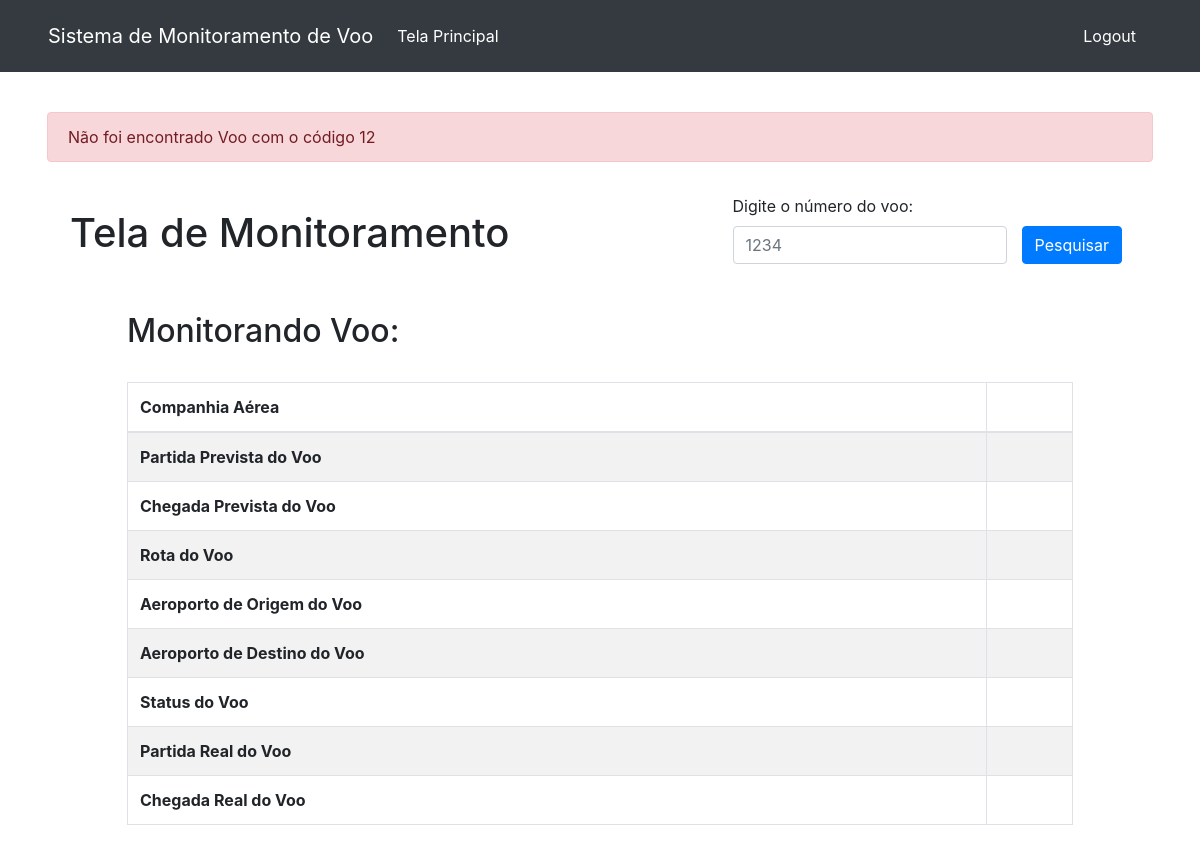
The page /monitoramento/?voo=12 on the database as committed earlier.
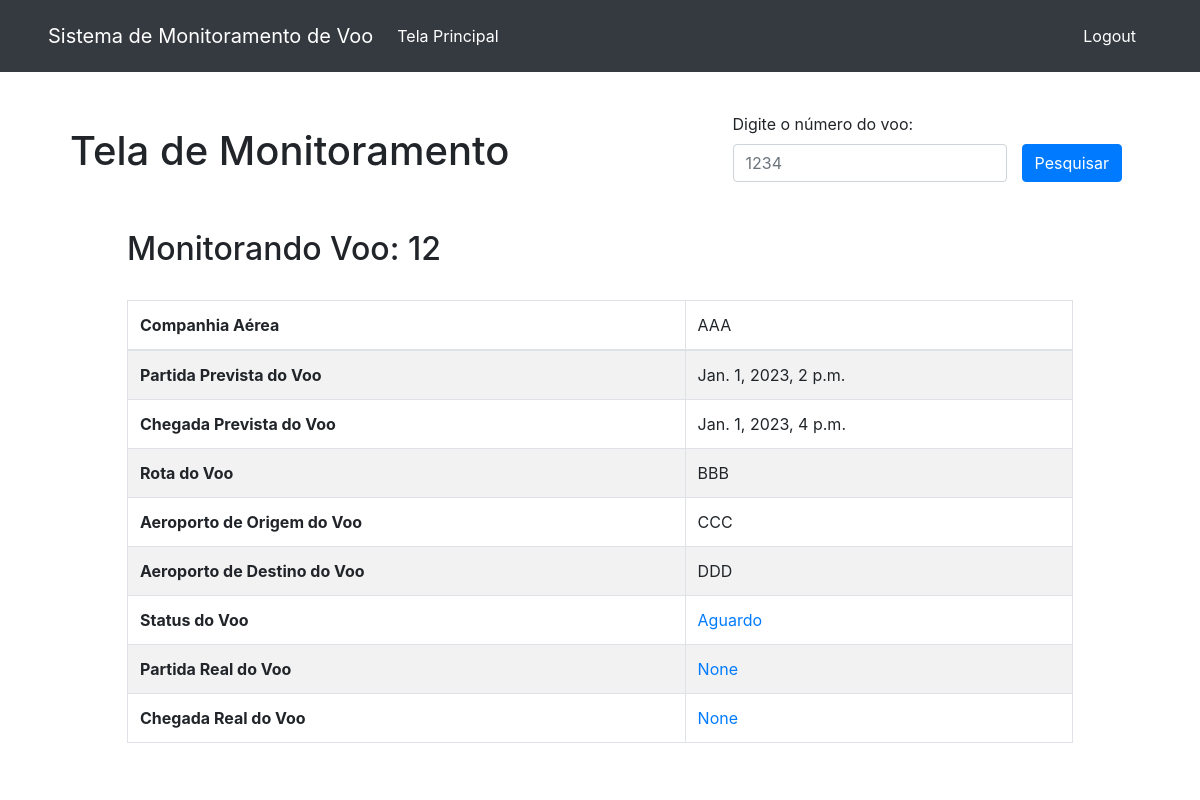
The same page on the database as committed later.
### aeroporto/models.py (models this page shows, shortened)
class Voo(models.Model):
    codigoVoo = models.IntegerField(primary_key=True, null=False, unique=True)
    companhiaAerea = models.CharField(max_length=100, null=False)
    partidaPrevista = models.DateTimeField(null=False)
    partidaReal = models.DateTimeField(null=True)
    chegadaPrevista = models.DateTimeField(null=False)
    chegadaReal = models.DateTimeField(null=True)
    status = models.CharField(max_length=100, null=False, default='Aguardo')
    rota = models.CharField(max_length=100, null=True)
    aeroportoOrigem = models.CharField(max_length=100, null=False)
    aeroportoDestino = models.CharField(max_length=100, null=False)
    class Meta:
        db_table = 'voos'

### aeroporto/views.py (the view)
# urls.py: path('monitoramento/', views.voo_search_view, name='monitoramento_voo'),
def voo_search_view(request):
    voo_object = None
    query = None
    query_dict = request.GET
    try:
        query = int(query_dict.get('voo'))
    except:
        query = None
    if query is not None:
        try:
            voo_object = Voo.objects.get(codigoVoo=query)
        except:
            voo_object = None
            messages.error(request, f'Não foi encontrado Voo com o código {query}')
    context = {'voo': voo_object}
    return render(request, 'monitoramento/voosearch.html', context=context)

### template/monitoramento/voosearch.html (shortened to what the changed rows need)
{% load static %}
<!DOCTYPE html>
<html>
<head>
    <link rel="stylesheet" href="{% static 'css/bootstrap/bootstrap.min.css' %}">
    <link rel="stylesheet" href="{% static 'css/navbar.css' %}">
    <link rel="stylesheet" href="{% static 'css/monitoramento.css' %}">
</head>
<body>
    <div class="container">
        {% for message in messages %}
        <div class="container-fluid p-0">
            <div class="alert {{ message.tags }} alert-dismissible" role="alert" >
                {{ message }}
            </div>
        </div>
        {% endfor %}
        <div class="search-box row">
            <div class="col-md titulo">
                <h1 titulo-text>Tela de Monitoramento</h1>
            </div>
        </div>
        <div class="container-xl table-voo">
            <h2>Monitorando Voo: {{ voo.codigoVoo }} </h2>
            <br>
            <table class="table table-striped table-bordered">
                <thead>
                    <tr>
                        <th scope="col">Companhia Aérea</th>
                        <td scope="col">{{ voo.companhiaAerea}}</td>
                    </tr>
                </thead>
                <tbody>
                    <tr>
                        <th scope="row">Partida Prevista do Voo</th>
                        <td> {{voo.partidaPrevista}} </td>
                    </tr>
                    <tr>
                        <th scope="row">Chegada Prevista do Voo</th>
                        <td> {{voo.chegadaPrevista}} </td>
                    </tr>
                    <tr>
                        <th scope="row">Rota do Voo</th>
                        <td> {{voo.rota}} </td>
                    </tr>
                    <tr>
                        <th scope="row">Aeroporto de Origem do Voo</th>
                        <td> {{ voo.aeroportoOrigem}} </td>
                    </tr>
                    <tr>
                        <th scope="row">Aeroporto de Destino do Voo</th>
                        <td> {{ voo.aeroportoDestino}} </td>
                    </tr>
                    <tr>
                        <th scope="row">Status do Voo</th>
                        <td scope="col">
                            {% if voo.pk %}
                            <a href="{% url 'atualizar_status_voo' voo.pk %}">{{ voo.status }}</a> {% endif %}
                        </td>
                    </tr>
                    <tr>
                        <th scope="row">Partida Real do Voo</th>
                        <td scope="col">
                            {% if voo.pk %}
                            <a href="{% url 'atualizar_partida_voo' voo.pk %}">{{ voo.partidaReal }}</a> {% endif %}
                        </td>
                    </tr>
                    <tr>
                        <th scope="row">Chegada Real do Voo</th>
                        <td scope="col">
                            {% if voo.pk %}
                            <a href="{% url 'atualizar_chegada_voo' voo.pk %}">{{ voo.chegadaReal }}</a> {% endif %}
                        </td>
                    </tr>
                </tbody>
            </table>
        </div>
    </div>
</body>
</html>

Rows that differ between the two databases and show on the page:
added Voo: codigoVoo "12", companhiaAerea "AAA", partidaPrevista "Jan. 1, 2023, 2 p.m.", chegadaPrevista "Jan. 1, 2023, 4 p.m.", rota "BBB", aeroportoOrigem "CCC", aeroportoDestino "DDD", status "Aguardo", partidaReal "None", chegadaReal "None"
Other text that changed with them:
list line gone: "Não foi encontrado Voo com o código 12"
